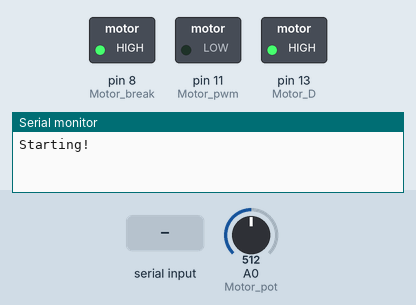
Bench run of a sketch on a simulated Arduino Uno, built with avr-gcc and run on an emulated ATmega328P. Shown: switched loads named in the sketch (green lamp = pin HIGH), the last lines printed to the serial monitor. Inputs (shaded band) come from the test bench; at power-on: A0 (Motor_pot) = 512. Pins used as bus, display or sensor lines are not drawn.

Above: at 1.2 s.
1.3 s: "o" received over Serial
At 2.4 s:
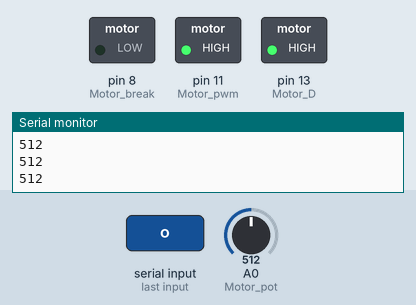
2.8 s: "c" received over Serial
At 4.0 s:
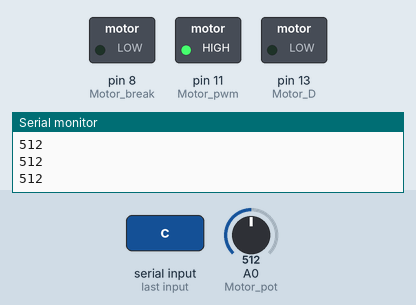
4.3 s: "s" received over Serial
At 4.8 s:
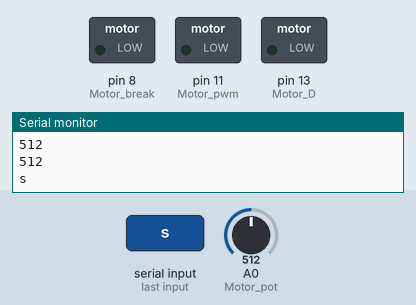
Timing chart, 0 to 7.3 s (numbered marks = the images above; inputs shaded):
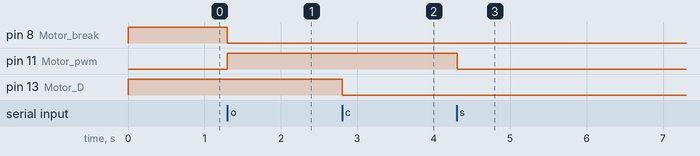

The sketch:

Chopsaw.ino
```cpp
/// A
int PowerTail_D = 12;
int PowerTail_pwm = 3;
int PowerTail_break = 9;

//B
int Motor_D = 13;
int Motor_pwm = 11;
int Motor_break = 8;
int Motor_pot = A0;


///float target = 0;
//float val = 0;

int target = 0;
int val = 0;
//const float A = 255.0 / 1024.0;
//int opened = 52;
//int closed = 59;
bool startstop = false;
int n = 0;
int thresh = 1500;

void setup()
{
	pinMode(PowerTail_D, OUTPUT);
	pinMode(PowerTail_pwm, OUTPUT);
	pinMode(PowerTail_break, OUTPUT);
	pinMode(Motor_D, OUTPUT);
	pinMode(Motor_pwm, OUTPUT);
	pinMode(Motor_break, OUTPUT);
	Serial.begin(9600);
	Serial.println("Starting!");

	digitalWrite(PowerTail_D, HIGH);
	digitalWrite(Motor_D, HIGH);
	digitalWrite(PowerTail_break, LOW);
	digitalWrite(Motor_break, HIGH);
}


void loop()
{
	if (Serial.available() )
	{
		char c = Serial.read();
		if (c == 'o')
		{
			Serial.print("o");
			n=0;
			target = 1;// opened;
			startstop = true;
		}
		else if (c == 'c')
		{
			Serial.print("c");
			n=0;
			target = -1;//closed;
			startstop = true;
		}
		else if (c == 's')
		{
			Serial.print("s");
			target = 0;///val;
			startstop = false;
			digitalWrite(Motor_pwm, LOW);
		}
		else if (c == 'b')
		{
			Serial.print("b");
			digitalWrite(PowerTail_pwm, HIGH);
		}
		else if (c == 'B')
		{
			Serial.print("B");
			digitalWrite(PowerTail_pwm, LOW);
		}
	}
	if (startstop) { MotorController(); }

}


void MotorController()
{
	val = analogRead(Motor_pot);
	//int  delta = target - val;
	//int delta_abs = abs(delta);
	int pwm = 0;

	if (target < 0 && (n<thresh))
	{
		digitalWrite(Motor_D, LOW);
	}
	else
	{
		digitalWrite(Motor_D, HIGH);
	}

	if (  (n<thresh)) //(delta_abs >= 1) &&
	{
		pwm = 255;
		digitalWrite(Motor_pwm, 255);
		digitalWrite(Motor_break, LOW);
		Serial.println(val);
	}
	else
	{
		startstop = false;
		Serial.print("s");
		digitalWrite(Motor_pwm, 0);
		digitalWrite(Motor_break, HIGH);
	}
	n++;
	//Serial.print("read: ");
	//Serial.println(val);
}
```

Measured:
- after the input at 1.3 s, pin 8 (Motor_break): HIGH → LOW at once; pin 11 (Motor_pwm): LOW → HIGH at once
- after the input at 2.8 s, pin 13 (Motor_D): HIGH → LOW at once
- after the input at 4.3 s, pin 8 (Motor_break), pin 13 (Motor_D): stays LOW (without the input it goes to HIGH after 6.3 s); pin 11 (Motor_pwm): HIGH → LOW after 0.00 s instead of 6.3 s
